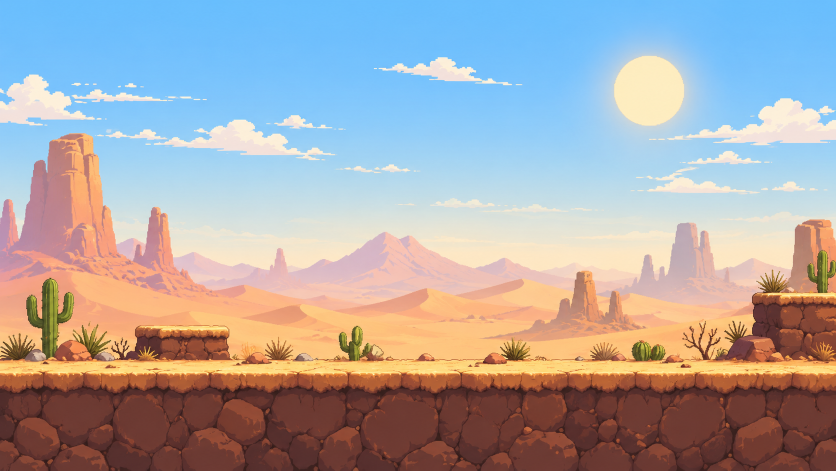
#> input picture fase-nova-iguaçu/Sunlit Desert Platformer Landscape.png, 1672 x 941 px (shown at 1/2 size)
$ python prep_desert.py
#> lines starting #> are read from the running program, lines starting #| are printed output that depends on the picture; after the words box and inside, x2 and y2 are one past the last pixel; in counts of white or black regions, pixels touching at a corner belong together
# Separa o cenÃ¡rio do deserto em duas camadas (fundo limpo + chÃ£o) e recorta os cactos como obstÃ¡culos
import glob
D=glob.glob('fase-nova-igua*')[0]
from PIL import Image
import numpy as np, cv2
from scipy import ndimage as nd
src=Image.open(D+'/Sunlit Desert Platformer Landscape.png').convert('RGB')
#> src is the input picture: PIL image 1672x941 RGB; mean R, G, B 169.9, 166.3, 167.9
A=np.array(src); H,W=A.shape[:2]
#> after `H, W = A.shape[:2]`: H = 941; W = 1672
GY=716  # topo do chÃ£o
# --- obstÃ¡culos (cactos verdes recortados) ---
r,g,b=[A[...,i].astype(int) for i in range(3)]
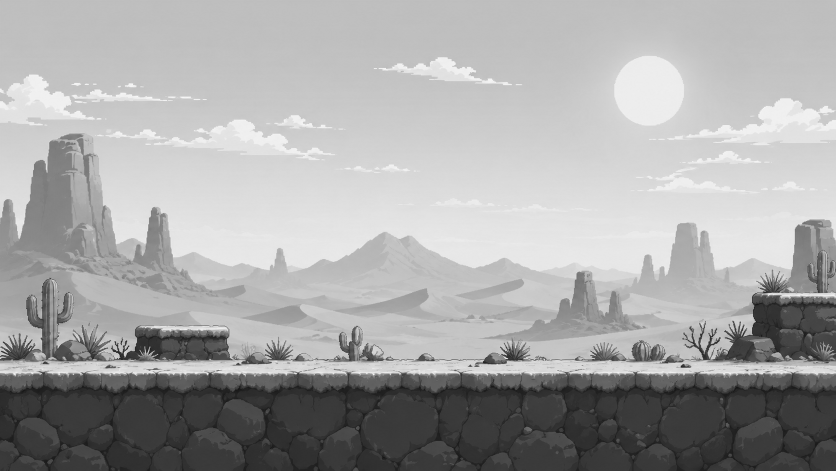
#> g: shape (941, 1672) int64 (shown at 1/2 size); min 16, max 255, mean 166.3
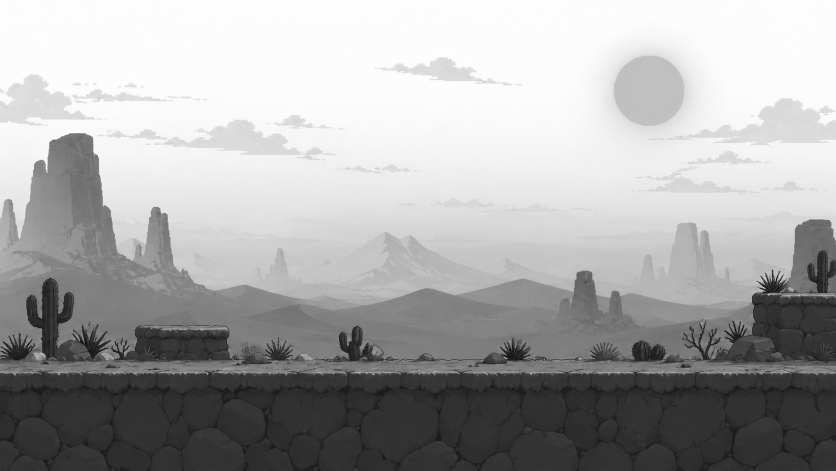
#> b: shape (941, 1672) int64 (shown at 1/2 size); min 1, max 255, mean 167.9
green=(g>=r+3)&(g>b+30)
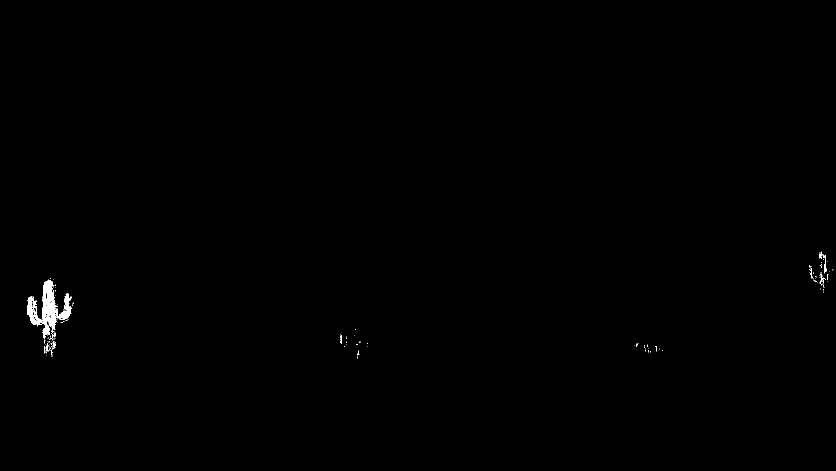
#> green: shape (941, 1672) bool (shown at 1/2 size); 0.28% white; 149 white regions (139 under 20 px), largest, box (x1, y1, x2, y2) and area: (54, 559, 143, 678) 3471, (1638, 503, 1654, 547) 156, (91, 686, 97, 703) 49
boxes={'cactus_big':(40,550,160,722)}
for name,(x0,y0,x1,y1) in boxes.items():
    m=green[y0:y1,x0:x1]
    m=nd.binary_dilation(m,iterations=3)
    lab,n=nd.label(m); sz=nd.sum(m,lab,range(1,n+1)); m=np.isin(lab,[i+1 for i,v in enumerate(sz) if v>60])
    m=nd.binary_fill_holes(m)
    c=np.dstack([A[y0:y1,x0:x1],(m*255).astype(np.uint8)])
    ys,xs=np.where(m); Image.fromarray(c[ys.min():ys.max()+1,xs.min():xs.max()+1]).save(f'{D}/oasis/{name}.png')
#> this loop made 1 pass
#> (n, sz) on pass 1: (1, [7212])
#> pass 1, `m=nd.binary_dilation(m,iterations=3)`:
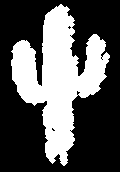
#> m: shape (172, 120) bool; 34.9% white; 1 white region, box (x1, y1, x2, y2) and area: (11, 4, 110, 166) 7212
# --- fundo sem props ---
GY=724
bg=A[:GY].copy()
# faixa baixa das dunas: cada linha recebe a mediana de colunas limpas; o início da faixa varia por coluna (suavizado)
ref=np.median(A[:GY, 790:990].astype(float),axis=1)
#> ref = 724 rows, first 8: [105, 190, 252], [104, 190, 253], [105, 189, 253], [104, 190, 253], [105, 190, 253], [105, 190, 253], [105, 190, 253], [105, 190, 253]
Y0=np.full(A.shape[1],648.0)
#> Y0 = 1672 values from 648 to 648
Y0[:262]=598; Y0[20:180]=545; Y0[620:800]=630; Y0[262:470]=636; Y0[1000:1300]=668; Y0[1360:]=632
Y0=np.convolve(np.pad(Y0,40,mode='edge'),np.ones(81)/81,mode='valid')
for x in range(1500):
    y0=int(Y0[x])
    for y in range(y0,GY):
        t=min(1,(y-y0)/16)
        bg[y,x]=(bg[y,x]*(1-t)+ref[y]*t).astype(np.uint8)
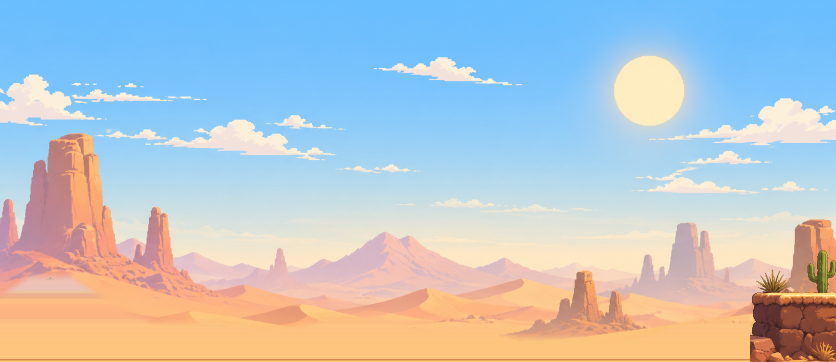
#> bg: shape (724, 1672, 3) (shown at 1/2 size); mean R, G, B 186.4, 197.2, 204.5
# tira o sol da imagem (ele é desenhado à parte, fixo no céu, para não aparecer duplicado ao espelhar)
cx,cy,R=1298,181,125
yy,xx=np.mgrid[0:GY,0:A.shape[1]]
d=np.hypot(xx-cx,yy-cy)
skyref=np.median(A[:GY,1090:1140].astype(float),axis=1)   # cor do céu por linha
#> skyref = 724 rows, first 8: [107, 191, 252], [105.5, 190, 253], [107, 190, 253], [106, 190, 253], [106, 191, 253], [106, 190, 253], [106, 191, 253], [107, 191, 253]
w=np.clip((R+25-d)/25,0,1)[...,None]*(d<R+25)[...,None]
bg=(bg*(1-w)+skyref[:,None,:]*w).astype(np.uint8)
bg=bg[:, :1500]
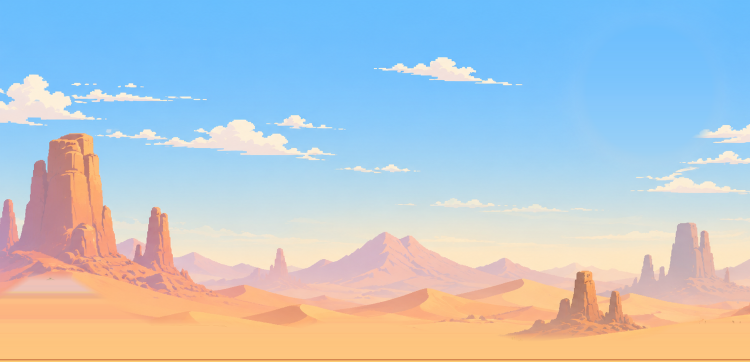
#> bg: shape (724, 1500, 3) (shown at 1/2 size); mean R, G, B 185.5, 198.7, 207.9
Image.fromarray(bg).save(D+'/oasis/bg.png')
Image.fromarray(A[GY:, :1500]).save(D+'/oasis/ground.png')
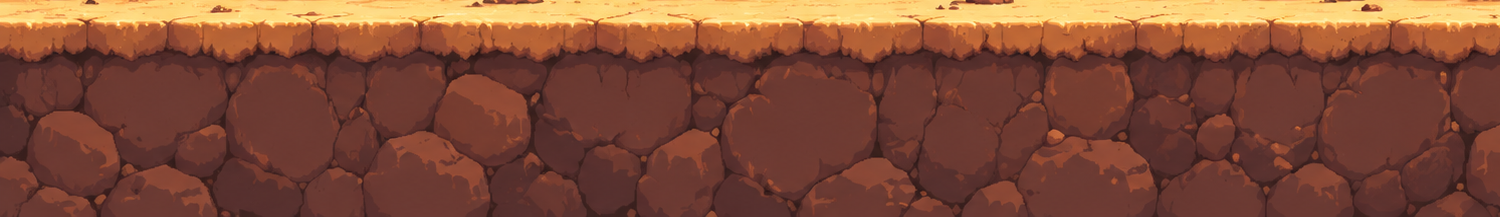
#> saved as ground.png: PIL image 1500x217 RGB; mean R, G, B 128.2, 75.9, 55.5
print(bg.shape)
#| (724, 1500, 3)
